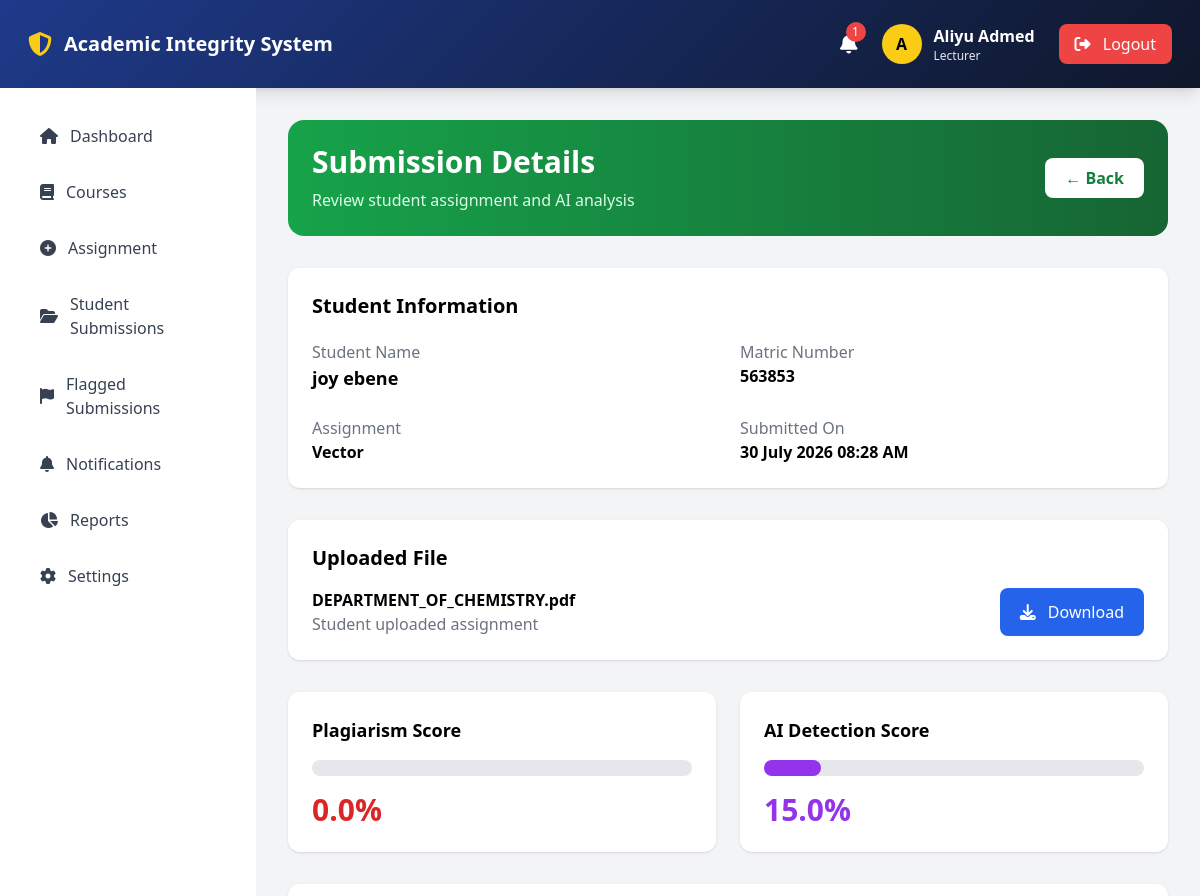
Page /lecturers/submissions/1 (signed in) on the committed database.
### app/models.py (models this page shows, shortened)
class User(UserMixin, db.Model):
    __tablename__ = 'users'
    id = db.Column(db.Integer, primary_key=True)
    username = db.Column(db.String(50), unique=True, nullable=False)
    email = db.Column(db.String(100), unique=True, nullable=False)
    password_hash = db.Column(db.String(255), nullable=False)
    first_name = db.Column(db.String(50), nullable=False)
    last_name = db.Column(db.String(50), nullable=False)
    role = db.Column(db.String(20), default='student')
    department = db.Column(db.String(100))
    faculty = db.Column(db.String(100))
    created_at = db.Column(db.DateTime, default=datetime.utcnow)
    updated_at = db.Column(db.DateTime, default=datetime.utcnow, onupdate=datetime.utcnow)
    last_login = db.Column(db.DateTime)
    is_active = db.Column(db.Boolean, default=True)
    student_profile = db.relationship('Student', backref='user', uselist=False, cascade='all, delete-orphan')
    lecturer_profile = db.relationship('Lecturer', backref='user', uselist=False, cascade='all, delete-orphan')
    @property
    def full_name(self):
        return f"{self.first_name} {self.last_name}"

class Student(db.Model):
    __tablename__ = 'students'
    id = db.Column(db.Integer, primary_key=True)
    user_id = db.Column(db.Integer, db.ForeignKey('users.id'), nullable=False)
    matric_number = db.Column(db.String(20), unique=True, nullable=False)
    level = db.Column(db.Integer)
    program = db.Column(db.String(100))
    advisor_id = db.Column(db.Integer, db.ForeignKey('lecturers.id'))

class Assignment(db.Model):
    __tablename__ = 'assignments'
    id = db.Column(db.Integer, primary_key=True)
    title = db.Column(db.String(200), nullable=False)
    description = db.Column(db.Text)
    due_date = db.Column(db.DateTime)
    is_active = db.Column(db.Boolean, default=True)
    course_id = db.Column(
        db.Integer,
        db.ForeignKey('courses.id'),
        nullable=False
    )
    created_at = db.Column(
        db.DateTime,
        default=datetime.utcnow
    )
    submissions = db.relationship(
        'Submission',
        backref='assignment',
        lazy=True,
        cascade='all, delete-orphan'
    )

class Submission(db.Model):
    __tablename__ = 'submissions'
    id = db.Column(db.Integer, primary_key=True)
    assignment_id = db.Column(
        db.Integer,
        db.ForeignKey('assignments.id'),
        nullable=False
    )
    student_id = db.Column(
        db.Integer,
        db.ForeignKey('students.id'),
        nullable=False
    )
    file_path = db.Column(db.String(500), nullable=False)
    original_filename = db.Column(db.String(255))
    comments = db.Column(db.Text)
    status = db.Column(
        db.String(30),
        default='processing'
    )
    submitted_at = db.Column(
        db.DateTime,
        default=datetime.utcnow
    )
    student = db.relationship(
        'Student',
        backref=db.backref('submissions', lazy=True)
    )
    analysis = db.relationship(
        'AIAnalysis',
        backref='submission',
        uselist=False,
        cascade='all, delete-orphan'
    )
    suspicious = db.relationship(
        'SuspiciousSubmission',
        backref='submission',
        uselist=False,
        cascade='all, delete-orphan'
    )

class AIAnalysis(db.Model):
    __tablename__ = 'ai_analysis'
    id = db.Column(db.Integer, primary_key=True)
    submission_id = db.Column(
        db.Integer,
        db.ForeignKey('submissions.id'),
        nullable=False,
        unique=True
    )
    plagiarism_score = db.Column(db.Float, default=0)
    ai_generated_score = db.Column(db.Float, default=0)
    analysis_details = db.Column(db.Text)
    model_version = db.Column(db.String(50))
    analyzed_at = db.Column(
        db.DateTime,
        default=datetime.utcnow
    )

### app/lecturers/routes.py (the view, shortened to what this page needs)
@lecturers_bp.route("/submissions/<int:id>", methods=["GET", "POST"])
@login_required
def view_submission(id):
    if current_user.role != "lecturer":
        flash("Access denied.", "danger")
        return redirect(url_for("auth.login"))
    submission = Submission.query.get_or_404(id)
    analysis = AIAnalysis.query.filter_by(
        submission_id=submission.id
    ).first()
    suspicious = SuspiciousSubmission.query.filter_by(
        submission_id=submission.id
    ).first()
    form = ReviewSubmissionForm()
    return render_template(
        "lecturers/view_submission.html",
        submission=submission,
        analysis=analysis,
        suspicious=suspicious,
        form=form
    )

### app/__init__.py (called while the page is built)
@login_manager.user_loader
def load_user(user_id):
    from app.models import User
    return User.query.get(int(user_id))

### app/templates/lecturers/view_submission.html (shortened to what this page needs)
{% extends "base.html" %}
{% block content %}
<div class="space-y-8">
    <div class="bg-gradient-to-r from-green-600 to-green-800 rounded-2xl p-6 text-white">
        <div class="flex justify-between items-center">
            <div>
                <h1 class="text-3xl font-bold">
                    Submission Details
                </h1>
                <p class="text-green-100 mt-2">
                    Review student assignment and AI analysis
                </p>
            </div>
            <a href="{{ url_for('lecturers.submissions') }}"
                class="bg-white text-green-700 px-5 py-2 rounded-lg font-semibold">
                ← Back
            </a>
        </div>
    </div>
    <div class="bg-white rounded-xl shadow p-6">
        <h2 class="text-xl font-bold mb-5">
            Student Information
        </h2>
        <div class="grid grid-cols-2 gap-6">
            <div>
                <p class="text-gray-500">Student Name</p>
                <h3 class="font-semibold text-lg">
                    {{ submission.student.user.full_name }}
                </h3>
            </div>
            <div>
                <p class="text-gray-500">Matric Number</p>
                <h3 class="font-semibold">
                    {{ submission.student.matric_number }}
                </h3>
            </div>
            <div>
                <p class="text-gray-500">Assignment</p>
                <h3 class="font-semibold">
                    {{ submission.assignment.title }}
                </h3>
            </div>
            <div>
                <p class="text-gray-500">Submitted On</p>
                <h3 class="font-semibold">
                    {{ submission.submitted_at.strftime("%d %B %Y %I:%M %p") }}
                </h3>
            </div>
        </div>
    </div>
    <div class="bg-white rounded-xl shadow p-6">
        <h2 class="text-xl font-bold mb-4">
            Uploaded File
        </h2>
        <div class="flex justify-between items-center">
            <div>
                <h3 class="font-semibold">
                    {{ submission.original_filename }}
                </h3>
                <p class="text-gray-500">
                    Student uploaded assignment
                </p>
            </div>
            <a href="{{ url_for('lecturers.download_submission',
                id=submission.id) }}" class="bg-blue-600 text-white px-5 py-3 rounded-lg hover:bg-blue-700">
                <i class="fas fa-download mr-2"></i>
                Download
            </a>
        </div>
    </div>
    <div class="grid grid-cols-2 gap-6">
        <div class="bg-white rounded-xl shadow p-6">
            <h2 class="font-bold text-lg mb-4">
                Plagiarism Score
            </h2>
            <div class="w-full bg-gray-200 rounded-full h-4">
            </div>
            <p class="text-3xl font-bold mt-4 text-red-600">
                {{ analysis.plagiarism_score if analysis else 0 }}%
            </p>
        </div>
        <div class="bg-white rounded-xl shadow p-6">
            <h2 class="font-bold text-lg mb-4">
                AI Detection Score
            </h2>
            <div class="w-full bg-gray-200 rounded-full h-4">
                <div class="bg-purple-600 h-4 rounded-full"
                    style="width: {{ analysis.ai_generated_score if analysis else 0 }}%">
                </div>
            </div>
            <p class="text-3xl font-bold mt-4 text-purple-600">
                {{ analysis.ai_generated_score if analysis else 0 }}%
            </p>
        </div>
    </div>
    <div class="bg-white rounded-xl shadow p-6">
    </div>
</div>
{% endblock %}

### app/templates/includes/navbar.html (shortened to what this page needs)
<nav class="gradient-bg shadow-lg p-2 md:p-3">
    <div class="px-4 h-16 flex justify-between items-center">
        <div class="flex items-center gap-3">
            <i class="fas fa-shield-alt text-yellow-400 text-2xl"></i>
            <span class="text-white text-xl font-bold">
                Academic Integrity System
            </span>
        </div>
        {% if current_user.is_authenticated %}
        <div class="flex items-center gap-6">
            <a href="{{ url_for('notifications.index') }}"
               class="relative text-white hover:text-yellow-400">
                <i class="fas fa-bell text-xl"></i>
                {% if current_user.notifications %}
                <span class="absolute -top-2 -right-2
                bg-red-500 text-white text-xs
                rounded-full h-5 w-5
                flex items-center justify-center">
                    {{ current_user.notifications|length }}
                </span>
                {% endif %}
            </a>
            <div class="flex items-center gap-3">
                <div class="h-10 w-10 rounded-full
                bg-yellow-400 text-black
                flex items-center justify-center
                font-bold">
                    {{ current_user.first_name[0] }}
                </div>
                <div class="text-white">
                    <p class="font-semibold">
                        {{ current_user.full_name }}
                    </p>
                    <p class="text-xs text-gray-200">
                        {{ current_user.role|title }}
                    </p>
                </div>
            </div>
            <a href="{{ url_for('auth.logout') }}"
               class="bg-red-500 hover:bg-red-600
               px-4 py-2 rounded-lg text-white">
                <i class="fas fa-sign-out-alt mr-2"></i>
                Logout
            </a>
        </div>
        {% endif %}
    </div>
</nav>

### app/templates/base.html (style rules this page uses)
.gradient-bg { background: linear-gradient(135deg, #1e3a8a, #0f172a); }

### rows in the picture
User: first_name "A", full_name "Aliyu Admed", role "Lecturer"
User: student.user.full_name "joy ebene"
Student: student.matric_number "563853"
Assignment: assignment "Vector"
Submission: submitted_at "30 July 2026 08:28 AM", original_filename "DEPARTMENT_OF_CHEMISTRY.pdf"
AIAnalysis: plagiarism_score "0.0", ai_generated_score "15.0"

### other values in the picture
{{ current_user.notifications|length }} "1"
